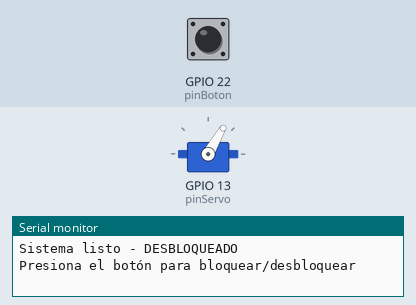
Simulated run of this sketch. Board: ESP32. Parts: servo, the last lines printed to the serial monitor. The inputs (shaded band) are chosen by the test bench; at power-on: GPIO 22 (pinBoton) HIGH.

Above: at 1.2 s.
1.3 s: GPIO 22 (pinBoton) pulled LOW for 0.15 s
At 2.1 s:
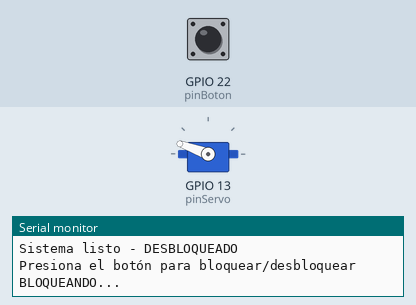
2.9 s: GPIO 22 (pinBoton) pulled LOW for 1 s
At 3.4 s:
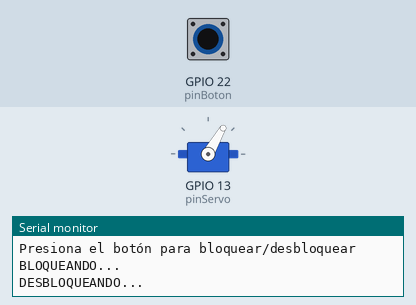
5.4 s: GPIO 22 (pinBoton) pulled LOW for 3.2 s
At 6.5 s:
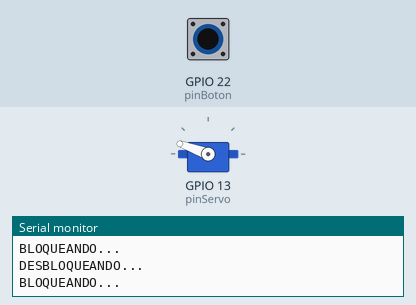
Timing chart, 0 to 8.4 s (numbered marks = the images above; inputs shaded):
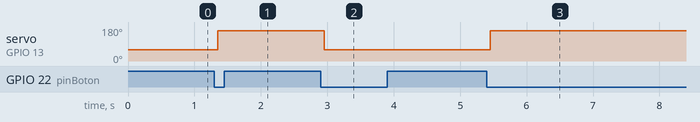

The sketch:

pruebaServobttn.ino
```cpp
#include <ESP32Servo.h>

Servo miServo;
int pinServo = 13;
int pinBoton = 22;  // Pin donde conectas el botón

bool bloqueado = false;

void setup() {
  Serial.begin(115200);

  // Configurar el servo
  miServo.attach(pinServo);

  // Configurar el botón
  pinMode(pinBoton, INPUT_PULLUP);  // INPUT_PULLUP es importante

  // Empezar desbloqueado
  miServo.write(60);
  bloqueado = false;

  Serial.println("Sistema listo - DESBLOQUEADO");
  Serial.println("Presiona el botón para bloquear/desbloquear");
}

void loop() {
  // Leer el estado del botón
  int estadoBoton = digitalRead(pinBoton);

  // Si el botón está presionado (LOW porque usamos INPUT_PULLUP)
  if(estadoBoton == LOW) {
    delay(50);  // Anti-rebote

    // Verificar que sigue presionado
    if(digitalRead(pinBoton) == LOW) {

      if(!bloqueado) {
        // BLOQUEAR
        Serial.println("BLOQUEANDO...");
        miServo.write(160);
        bloqueado = true;
      } else {
        // DESBLOQUEAR
        Serial.println("DESBLOQUEANDO...");
        miServo.write(60);
        bloqueado = false;
      }

      // Esperar a que suelte el botón
      while(digitalRead(pinBoton) == LOW) {
        delay(10);
      }
      delay(200);  // Pausa extra para evitar rebotes
    }
  }
}
```

Measured:
- after the input at 1.3 s, servo on GPIO 13 (pinServo): 60° → 160° after 0.05 s
- after the input at 2.9 s, servo on GPIO 13 (pinServo): 160° → 60° after 0.05 s
- after the input at 5.4 s, servo on GPIO 13 (pinServo): 60° → 160° after 0.05 s
